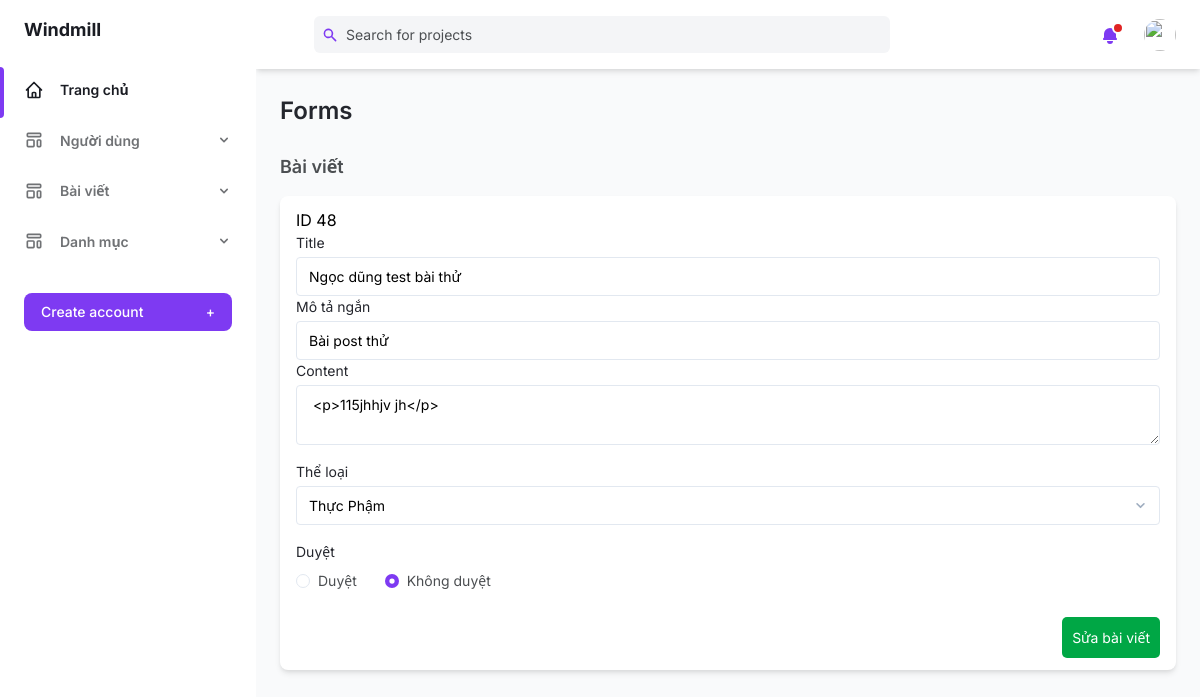
Screenshot of /DoAnTTCN/admin/post_manager/edit.php?postid=48 with the database file from the repository.
### tables this page shows
CREATE TABLE IF NOT EXISTS `tbl_post` (
  `postid` int NOT NULL AUTO_INCREMENT,
  `title` varchar(500) DEFAULT NULL,
  `asbtract` varchar(500) DEFAULT NULL,
  `thumnail` varchar(500) DEFAULT NULL,
  `content` text,
  `categoryid` int DEFAULT NULL,
  `createddate` date DEFAULT NULL,
  `username` varchar(50) DEFAULT NULL,
  `duyet` bit(1) DEFAULT NULL,
  PRIMARY KEY (`postid`),
  KEY `FK_tbl_post_tbl_category` (`categoryid`),
  CONSTRAINT `FK_tbl_post_tbl_category` FOREIGN KEY (`categoryid`) REFERENCES `tbl_category` (`categoryid`)
);

CREATE TABLE IF NOT EXISTS `tbl_category` (
  `categoryid` int NOT NULL AUTO_INCREMENT,
  `categoryname` varchar(500) DEFAULT NULL,
  PRIMARY KEY (`categoryid`)
);

### DoAnTTCN/admin/post_manager/edit.php (the view, shortened to what this page needs)
<?php
include '../config/config.php';
include '../layout/side-bars.php';
$choose_cate = $conn->query("select * from tbl_category");
$postid = $_GET['postid'];
$postEdition = $conn->query(" select * from tbl_post where postid = $postid ");
if ($postEdition->num_rows > 0) {
    $rowEdit = $postEdition->fetch_assoc();
    ?>
    <div class="flex flex-col flex-1 w-full">
        <?php include '../layout/header.php' ?>
        <main class="h-full pb-16 overflow-y-auto">
            <div class="container px-6 mx-auto grid">
                <h2 class="my-6 text-2xl font-semibold text-gray-700 dark:text-gray-200">
                    Forms
                </h2>
                <h4 class="mb-4 text-lg font-semibold text-gray-600 dark:text-gray-300">
                    Bài viết
                </h4>
                <form method="post" enctype="multipart/form-data">
                    <div class="px-4 py-3 mb-8 bg-white rounded-lg shadow-md dark:bg-gray-800">
                        ID <input type="text" value="<?php echo $rowEdit['postid'] ?>" name="postid" readonly>
                        <label class="block text-sm">
                            <span class="text-gray-700 dark:text-gray-400">Title</span>
                            <input
                                class="block w-full mt-1 text-sm dark:border-gray-600 dark:bg-gray-700 focus:border-purple-400 focus:outline-none focus:shadow-outline-purple dark:text-gray-300 dark:focus:shadow-outline-gray form-input"
                                name="title" value="<?php echo $rowEdit['title'] ?>" />
                        </label>
                        <label class="block text-sm">
                            <span class="text-gray-700 dark:text-gray-400">Mô tả ngắn</span>
                            <input
                                class="block w-full mt-1 text-sm dark:border-gray-600 dark:bg-gray-700 focus:border-purple-400 focus:outline-none focus:shadow-outline-purple dark:text-gray-300 dark:focus:shadow-outline-gray form-input"
                                name="asbtract" value="<?php echo $rowEdit['asbtract'] ?>" />
                        </label>
                        <label class="block text-sm">
                            <span class="text-gray-700 dark:text-gray-400">Content</span>
                            <textarea id="editor"
                                class="block w-full mt-1 text-sm dark:border-gray-600 dark:bg-gray-700 focus:border-purple-400 focus:outline-none focus:shadow-outline-purple dark:text-gray-300 dark:focus:shadow-outline-gray form-input row-3"
                                name="content"> <?php echo $rowEdit['content'] ?></textarea>
                        </label>
                        <label class="block mt-4 text-sm">
                            <span class="text-gray-700 dark:text-gray-400">
                                Thể loại
                            </span>
                            <select name="categoryid"
                                class="block w-full mt-1 text-sm dark:text-gray-300 dark:border-gray-600 dark:bg-gray-700 form-select focus:border-purple-400 focus:outline-none focus:shadow-outline-purple dark:focus:shadow-outline-gray">
                                <?php
                                if ($choose_cate->num_rows > 0) {
                                    while ($cate = $choose_cate->fetch_assoc()) {
                                        ?>
                                        <option <?php echo $cate['categoryid'] == $rowEdit['categoryid'] ? "selected" : "" ?>
                                            value="<?php echo $cate['categoryid'] ?>">
                                            <?php echo $cate['categoryname'] ?>
                                        </option>
                                        <?php
                                    }
                                }
                                ?>
                            </select>
                        </label>
                        <div class="mt-4 text-sm">
                            <span class="text-gray-700 dark:text-gray-400">
                                Duyệt
                            </span>
                            <div class="mt-2">
                                <label class="inline-flex items-center text-gray-600 dark:text-gray-400">
                                    <input type="radio"
                                        class="text-purple-600 form-radio focus:border-purple-400 focus:outline-none focus:shadow-outline-purple dark:focus:shadow-outline-gray"
                                        value="1" <?php if ($rowEdit['duyet'] == 1)
                                            echo 'checked' ?> name="duyet" />
                                        <span class="ml-2">Duyệt</span>
                                    </label>
                                    <label class="inline-flex items-center ml-6 text-gray-600 dark:text-gray-400">
                                        <input type="radio"
                                            class="text-purple-600 form-radio focus:border-purple-400 focus:outline-none focus:shadow-outline-purple dark:focus:shadow-outline-gray"
                                            value="0" name="duyet" <?php if ($rowEdit['duyet'] == 0)
                                            echo 'checked' ?> />
                                        <span class="ml-2">Không duyệt</span>
                                    </label>
                                </div>
                            </div>
                            <div class="flex mt-6 text-sm">
                                <div class="btn-submit">
                                    <button type="submit" name="btn-edit-post" class="btn-xanh">
                                        Sửa bài viết</button>
                                </div>
                            </div>
                        </div>
                    </form>
                <?php
}
?>
        </div>
    </main>
</div>
</div>
</body>
</html>

### DoAnTTCN/resource/admin/assets/css/submit-form.css (style rules this page uses)
.btn-submit { width: 100%; display: flex; justify-content: end; }
.btn-xanh { background-color: rgb(0, 167, 69); padding: 10px; color: white; border-radius: 5px; margin: 0 0 0 15px; }

### rows the page displays
tbl_post: postid "48", title "Ngọc dũng test bài thử", asbtract "Bài post thử", content "<p>115jhhjv jh</p>", categoryid "Thực Phậm", duyet "☐ Duyệt", duyet "☑ Không duyệt"
